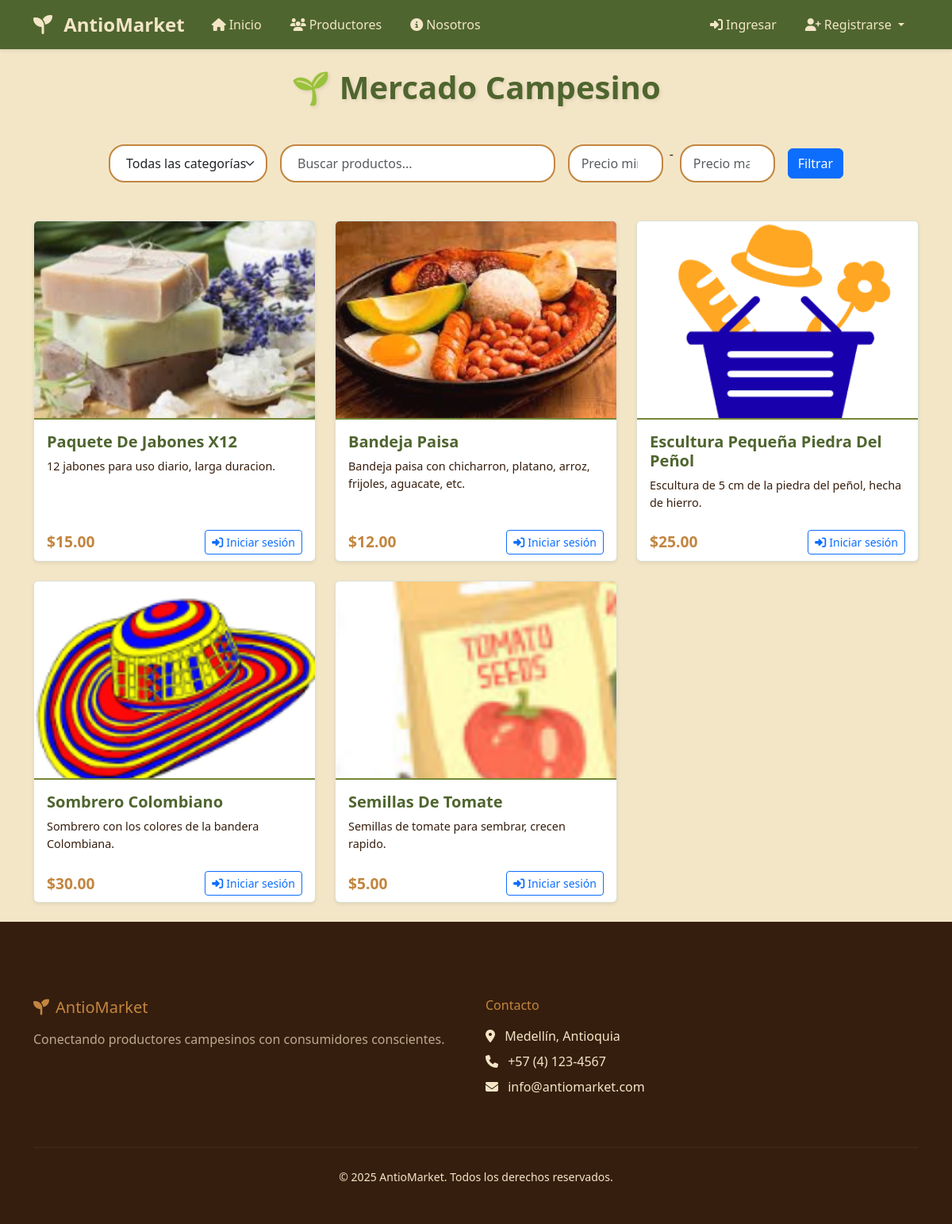
The page / on the database its author committed.
### productos/models.py (models this page shows, shortened)
class Producto(models.Model):
    vendedor = models.ForeignKey("cuentas.CuentaVendedor", on_delete=models.CASCADE)
    nombre = models.CharField(max_length=100)
    descripcion = models.TextField()
    precio = models.DecimalField(max_digits=10, decimal_places=2)
    stock = models.IntegerField()
    categoria = models.CharField(max_length=50)
    imagen = models.ImageField(upload_to='productos/', blank=True, null=True, default='default.jpg')

### productos/views.py (the view)
# urls.py: path('', views.HomeView.as_view(), name='home'),
class HomeView(ListView):
    model = Producto
    template_name = 'productos/home.html'
    context_object_name = 'productos'
    paginate_by = 12
    def get_queryset(self):
        queryset = Producto.objects.all()
        form = BuscarProductoForm(self.request.GET)
        categoria = self.request.GET.get('categoria')
        busqueda = self.request.GET.get('buscar')
        if categoria:
            queryset = queryset.filter(categoria=categoria)
        if busqueda:
            queryset = queryset.filter(
                Q(nombre__icontains=busqueda) |
                Q(descripcion__icontains=busqueda)
            )
        if form.is_valid():
            if form.cleaned_data.get('precio_min'):
                queryset = queryset.filter(precio__gte=form.cleaned_data['precio_min'])
            if form.cleaned_data.get('precio_max'):
                queryset = queryset.filter(precio__lte=form.cleaned_data['precio_max'])
        return queryset.order_by('-id')  # Ordenar por más recientes primero
    def get_context_data(self, **kwargs):
        context = super().get_context_data(**kwargs)
        context['categorias'] = Producto.objects.values_list('categoria', flat=True).distinct()
        context['form'] = BuscarProductoForm(self.request.GET)
        return context

### productos/forms.py (called while the page is built)
    def clean(self):
        cleaned_data = super().clean()
        precio_min = cleaned_data.get('precio_min')
        precio_max = cleaned_data.get('precio_max')
        if precio_min and precio_max and precio_min > precio_max:
            raise forms.ValidationError("El precio mínimo no puede ser mayor al precio máximo.")
        return cleaned_data

### productos/templates/productos/home.html (shortened to what this page needs)
{% extends 'base.html' %}
{% block extra_css %}
{% load static %}
<link rel="stylesheet" href="{% static 'css/home.css' %}">
{% endblock %}
{% block content %}
<div class="container mt-4">
    <h1 class="text-center page-title mb-3">🌱 Mercado Campesino</h1>
    <div class="row justify-content-center mb-4">
        <div class="col-md-10">
            <form method="get" class="d-flex justify-content-center gap-3 align-items-center">
                <select name="categoria" class="form-select" style="max-width: 200px;">
                    <option value="">Todas las categorías</option>
                </select>
                <div class="flex-grow-1">
                    <input type="search" name="buscar" class="form-control" placeholder="Buscar productos..."
                           value="{{ request.GET.buscar|default:'' }}">
                </div>
                <div class="d-flex gap-2">
                    <input type="number" name="precio_min" class="form-control" style="max-width: 120px;"
                           placeholder="Precio min" value="{{ request.GET.precio_min|default:'' }}">
                    <span>-</span>
                    <input type="number" name="precio_max" class="form-control" style="max-width: 120px;"
                           placeholder="Precio max" value="{{ request.GET.precio_max|default:'' }}">
                </div>
                <button type="submit" class="btn btn-primary">Filtrar</button>
            </form>
        </div>
    </div>
    <div class="row mt-5">
        {% for producto in productos %}
            <div class="col-md-4 mb-4">
                <div class="card h-100 shadow-sm product-card">
                    <a href="{% url 'productos:detalle_producto' producto.pk %}">
                        <img src="{{ producto.imagen.url }}" class="card-img-top" alt="{{ producto.nombre }}">
                    </a>
                    <div class="card-body">
                        <h5 class="card-title">
                            <a href="{% url 'productos:detalle_producto' producto.pk %}" class="text-decoration-none">
                                {{ producto.nombre }}
                            </a>
                        </h5>
                        <p class="card-text">{{ producto.descripcion|truncatewords:15 }}</p>
                    </div>
                    <div class="card-footer d-flex justify-content-between align-items-center bg-transparent border-0">
                        <span class="price-tag">${{ producto.precio }}</span>
                        {% if user.is_authenticated %}
                            {% if user.is_cliente %}
                                <a href="{% url 'carrito:agregar_producto' producto.id %}" class="btn btn-add-to-cart btn-sm">
                                    <i class="fas fa-cart-plus me-1"></i>Agregar al carrito
                                </a>
                            {% else %}
                                <a href="{% url 'productos:detalle_producto' producto.pk %}" class="btn btn-outline-secondary btn-sm">
                                    <i class="fas fa-eye me-1"></i>Ver producto
                                </a>
                            {% endif %}
                        {% else %}
                            <a href="{% url 'cuentas:login' %}" class="btn btn-outline-primary btn-sm">
                                <i class="fas fa-sign-in-alt me-1"></i>Iniciar sesión
                            </a>
                        {% endif %}
                    </div>
                </div>
            </div>
        {% endfor %}
    </div>
</div>
{% endblock %}

### mercado_campesino/static/css/base.css (style rules this page uses)
:root { --color-fondo: #f3e6c7; --color-primario: #361e0e; --color-secundario: #c38640; --color-verde-oscuro: #4f652f; --color-verde-claro: #748736; }
body { background-color: var(--color-fondo); display: flex; flex-direction: column; min-height: 100vh; color: var(--color-primario); }

### productos/static/css/home.css (style rules this page uses)
.product-card { transition: transform 0.3s ease, box-shadow 0.3s ease; border: 1px solid rgba(79, 101, 47, 0.2); background-color: white; }
.product-card .card-img-top { height: 250px; object-fit: cover; border-bottom: 2px solid var(--color-verde-claro); }
.product-card .card-title { color: var(--color-verde-oscuro); font-weight: bold; }
.product-card .card-title a { color: var(--color-verde-oscuro) !important; text-decoration: none; }
.product-card .card-text { color: var(--color-primario); font-size: 0.9rem; }
.price-tag { color: var(--color-secundario); font-size: 1.2rem; font-weight: bold; }
.page-title { color: var(--color-verde-oscuro); font-weight: bold; text-shadow: 2px 2px 4px rgba(54, 30, 14, 0.1); margin-bottom: 4rem; padding-bottom: 2rem; }
.form-select { border-radius: 20px; padding: 10px 20px; border: 2px solid var(--color-secundario); background-color: white; }
.form-control { border-radius: 20px; padding: 10px 20px; border: 2px solid var(--color-secundario); }
.gap-3 { gap: 1rem; }
.form-control[type="number"] { border-radius: 20px; padding: 10px 15px; border: 2px solid var(--color-secundario); }
.d-flex.gap-2 { gap: 0.5rem !important; }

### rows shown on the page
Producto: imagen (picture), nombre "Paquete De Jabones X12", descripcion "12 jabones para uso diario, larga duracion.", precio "15.00"
Producto: imagen (picture), nombre "Bandeja Paisa", descripcion "Bandeja paisa con chicharron, platano, arroz, frijoles, aguacate, etc.", precio "12.00"
Producto: imagen (placeholder picture), nombre "Escultura Pequeña Piedra Del Peñol", descripcion "Escultura de 5 cm de la piedra del peñol, hecha de hierro.", precio "25.00"
Producto: imagen (picture), nombre "Sombrero Colombiano", descripcion "Sombrero con los colores de la bandera Colombiana.", precio "30.00"
Producto: imagen (picture), nombre "Semillas De Tomate", descripcion "Semillas de tomate para sembrar, crecen rapido.", precio "5.00"
